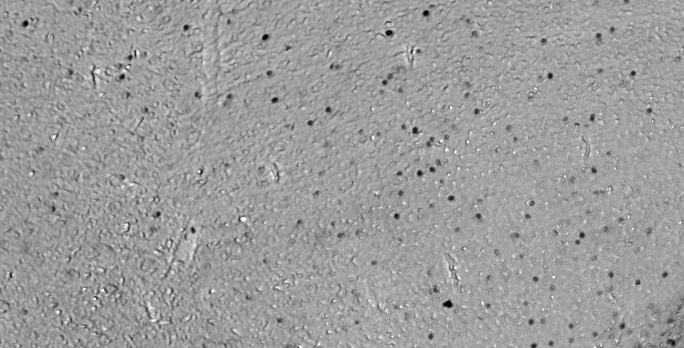
%> input picture Reference#1.tif, 684 x 348 px
$ octave --eval "result = TrainingNeurons;"   (GNU Octave 9; MATLAB toolbox functions it lacks are replaced by stand-ins)
%> lines starting %> are read from the running program, lines starting %| are printed output that depends on the picture
%Cfos Image Filter
function [template] = TrainingNeurons()


filepath = './Reference';

RI11 = imread([filepath '/Reference#1.tif']);
%> RI11 is the input picture: size 348x684 uint8; min 3, max 255, mean 156.8
RI22 = imread([filepath '/Reference#2.tif']);
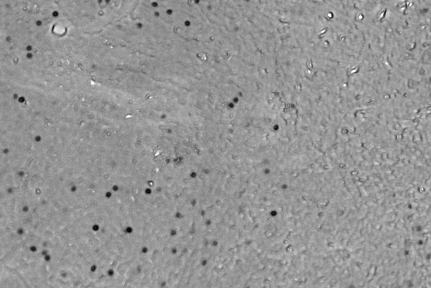
%> input picture Reference#2.tif, 431 x 288 px
%> RI22 is the input picture: size 288x431 uint8; min 5, max 255, mean 149
RI33 = imread([filepath '/Reference#3.tif']);
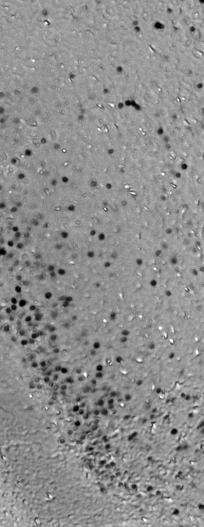
%> input picture Reference#3.tif, 204 x 527 px
%> RI33 is the input picture: size 527x204 uint8; min 0, max 255, mean 141.8

filter1 = fspecial('gaussian', 15, 1); %smaller standard deviation, stronger filter
filter2 = fspecial('gaussian', 15, 4);

improt1 = double(RI11);

improt_f = imfilter(improt1, filter1);
im_f = imfilter(improt1, filter2);


improt_fg = improt_f - im_f;
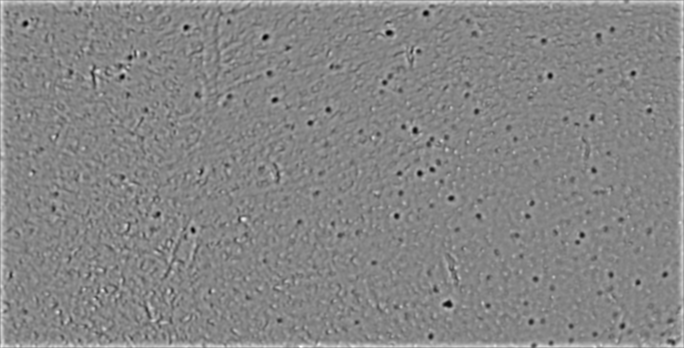
%> improt_fg: size 348x684 double; min -100.3, max 92.27, mean 1.4; drawn with min black and max white
%improt_bg = improt_f - improt_fg;
improt_fg = mat2gray(improt_fg);
improt_fg2 = im2bw(improt_fg,0.3);
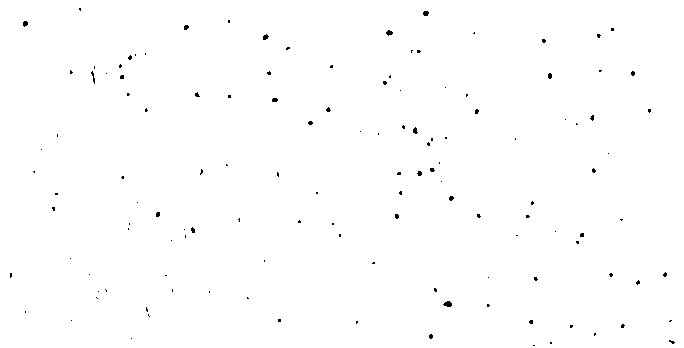
%> improt_fg2: size 348x684 logical; 99.5% white; black in thin lines or dots
improt_fg2 = imcomplement(improt_fg2);
%> improt_fg2: size 348x684 logical; 0.46% white in thin lines or dots
improt_fg2 = imtophat(improt_fg2, strel('disk', 3));
%> improt_fg2: size 348x684 logical; 0.43% white in thin lines or dots

S1= regionprops(improt_fg2,'centroid');
%> S1 = 130 regions; first 5, Centroid: [11.4 275.8], [24.5 26.5], [26 312.5], [34.7 172.3], [42 150]
centroids1 = cat(1, S1.Centroid);
%> centroids1 = 130 rows, first 12: [11.44 275.8; 24.5 26.5; 26 312.5; 34.67 172.3; 42 150; 54.2 209.3; 57 194.5; 58 136; 71.62 72.75; 71 259; 72 321; 80.6 9.8]
RI1Final = insertMarker(RI11,centroids1);

%figure(1);imshow(RI1Final);title(['\fontsize{12} Image01 Number of Neuron: ' num2str(size(centroids1,1))],'FontWeight','bold','Color','r');


improt2 = double(RI22);

improt_f = imfilter(improt2, filter1);
%> improt_f: size 288x431 double
im_f = imfilter(improt2, filter2);
%> im_f: size 288x431 double


improt_fg = improt_f - im_f;
%> improt_fg: size 288x431 double
%improt_bg = improt_f - improt_fg;
improt_fg = mat2gray(improt_fg);
improt_fg2 = im2bw(improt_fg,0.3);
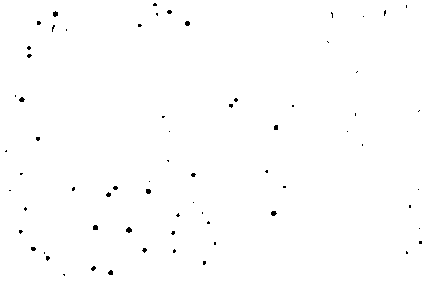
%> improt_fg2: size 288x431 logical; 99.5% white; black in thin lines or dots
improt_fg2 = imcomplement(improt_fg2);
%> improt_fg2: size 288x431 logical; 0.51% white in thin lines or dots
improt_fg2 = imtophat(improt_fg2, strel('disk', 3));
%> improt_fg2: size 288x431 logical; 0.44% white in thin lines or dots

S2= regionprops(improt_fg2,'centroid');
%> S2 = 68 regions; first 5, Centroid: [6.7 151.7], [10.5 191], [16 96.5], [22.4 100.2], [21.2 232.2]
centroids2 = cat(1, S2.Centroid);
%> centroids2 = 68 rows, first 12: [6.67 151.7; 10.5 191; 16 96.5; 22.38 100.2; 21.18 232.2; 21.8 174.4; 26 209.5; 29.5 48.5; 29.79 56.36; 33.88 249.4; 38.5 139.3; 39.29 23.5]
RI2Final = insertMarker(RI22,centroids2);

%figure(2);imshow(RI2Final);title(['\fontsize{12} Image01 Number of Neuron: ' num2str(size(centroids2,1))],'FontWeight','bold','Color','r');


improt3 = double(RI33);

improt_f = imfilter(improt3, filter1);
%> improt_f: size 527x204 double
im_f = imfilter(improt3, filter2);
%> im_f: size 527x204 double


improt_fg = improt_f - im_f;
%> improt_fg: size 527x204 double
%improt_bg = improt_f - improt_fg;
improt_fg = mat2gray(improt_fg);
improt_fg2 = im2bw(improt_fg,0.3);
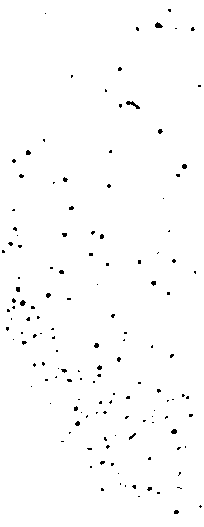
%> improt_fg2: size 527x204 logical; 98.9% white; black in thin lines or dots
improt_fg2 = imcomplement(improt_fg2);
%> improt_fg2: size 527x204 logical; 1.1% white in thin lines or dots
improt_fg2 = imtophat(improt_fg2, strel('disk', 3));
%> improt_fg2: size 527x204 logical; 1.1% white in thin lines or dots

S3= regionprops(improt_fg2,'centroid');
%> S3 = 138 regions; first 5, Centroid: [3.9 252.1], [8 329.2], [8.9 311.1], [11.2 244.4], [12 319.5]
centroids3 = cat(1, S3.Centroid);
%> centroids3 = 138 rows, first 12: [3.88 252.1; 8 329.2; 8.88 311.1; 11.21 244.4; 12 319.5; 14.5 161.5; 14.2 210.6; 14.36 301.2; 14.29 308; 15.67 229.5; 14 340; 18.58 289.9]
RI3Final = insertMarker(RI33,centroids3);
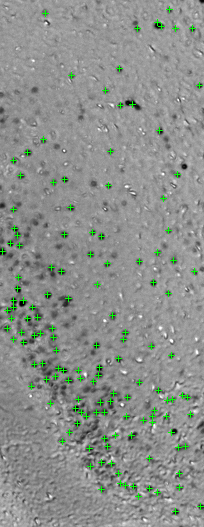
%> RI3Final: size 527x204x3 uint8; mean R, G, B 140.6, 144.9, 140.6

%figure(3);imshow(RI3Final);title(['\fontsize{12} Image01 Number of Neuron: ' num2str(size(centroids3,1))],'FontWeight','bold','Color','r');


numref = size(centroids1,1)+size(centroids2,1)+size(centroids3,1);
%> numref = 336
window = zeros(11,11,numref);

%centroids1, centroids2, centroids3
%RI11, RI22, RI33 cropped original images
centroids1 = round(centroids1);
%> centroids1 = 130 rows, first 12: [11 276; 25 27; 26 313; 35 172; 42 150; 54 209; 57 195; 58 136; 72 73; 71 259; 72 321; 81 10]
centroids2 = round(centroids2);
%> centroids2 = 68 rows, first 12: [7 152; 11 191; 16 97; 22 100; 21 232; 22 174; 26 210; 29 49; 30 56; 34 249; 38 139; 39 23]
centroids3 = round(centroids3);
%> centroids3 = 138 rows, first 12: [4 252; 8 329; 9 311; 11 244; 12 320; 15 161; 14 211; 14 301; 14 308; 16 230; 14 340; 19 290]


marginrow1=6;
marginrow2=size(RI11,1)-6+1;
%> marginrow2 = 343
margincol1=6;
margincol2=size(RI11,2)-6+1;
%> margincol2 = 679


%for 1:size(centroids1,1)
index=1;
count=1;
RI11=mat2gray(RI11);
%> RI11: size 348x684 double
for i=1:size(centroids1,1)

    crow=centroids1(i,2);
    ccol=centroids1(i,1);
    if((crow>marginrow1) && (crow<marginrow2))
        if ((ccol>margincol1) && (ccol<margincol2))
            window(:,:,index) = RI11(crow-5:crow+5,ccol-5:ccol+5);
            index = index+1;
        end
    end
    count=count+1;

end
%> this loop made 130 passes
%> (crow, ccol) on passes 1 to 12: (276, 11), (27, 25), (313, 26), (172, 35), (150, 42), (209, 54), (195, 57), (136, 58), (73, 72), (259, 71), (321, 72), (10, 81)
%> after the loop, count = 131; index = 129

marginrow1=6;
marginrow2=size(RI22,1)-6+1;
%> marginrow2 = 283
margincol1=6;
margincol2=size(RI22,2)-6+1;
%> margincol2 = 426

RI22 = mat2gray(RI22);
%> RI22: size 288x431 double
for i=1:size(centroids2,1)
    crow =centroids2(i,2);
    ccol = centroids2(i,1);
    if((crow>marginrow1) && (crow<marginrow2))
        if ((ccol>margincol1) && (ccol<margincol2))
            window(:,:,index) = RI22(crow-5:crow+5,ccol-5:ccol+5);
            index = index+1;
        end
    end
    count = count+1;
end
%> this loop made 68 passes
%> (crow, ccol) on passes 1 to 12: (152, 7), (191, 11), (97, 16), (100, 22), (232, 21), (174, 22), (210, 26), (49, 29), (56, 30), (249, 34), (139, 38), (23, 39)
%> after the loop, count = 199; index = 196

marginrow1=6;
marginrow2=size(RI33,1)-6+1;
%> marginrow2 = 522
margincol1=6;
margincol2=size(RI33,2)-6+1;
%> margincol2 = 199
RI33 = mat2gray(RI33);
%> RI33: size 527x204 double

for i=1:size(centroids3,1)
    crow =centroids3(i,2);
    ccol = centroids3(i,1);
    if((crow>marginrow1) && (crow<marginrow2))
        if ((ccol>margincol1) && (ccol<margincol2))
            window(:,:,index) = RI33(crow-5:crow+5,ccol-5:ccol+5);
            index = index+1;
        end
    end
    count = count+1;
end
%> this loop made 138 passes
%> (crow, ccol) on passes 1 to 12: (252, 4), (329, 8), (311, 9), (244, 11), (320, 12), (161, 15), (211, 14), (301, 14), (308, 14), (230, 16), (340, 14), (290, 19)

window = window(:,:,1:index-1); %Reference Windows Completed
template = mean(window,3);%build a template by taking means of windows.

end
%Create a distribution that fits the window references
%Sliding Window filtering with certain threshold.
